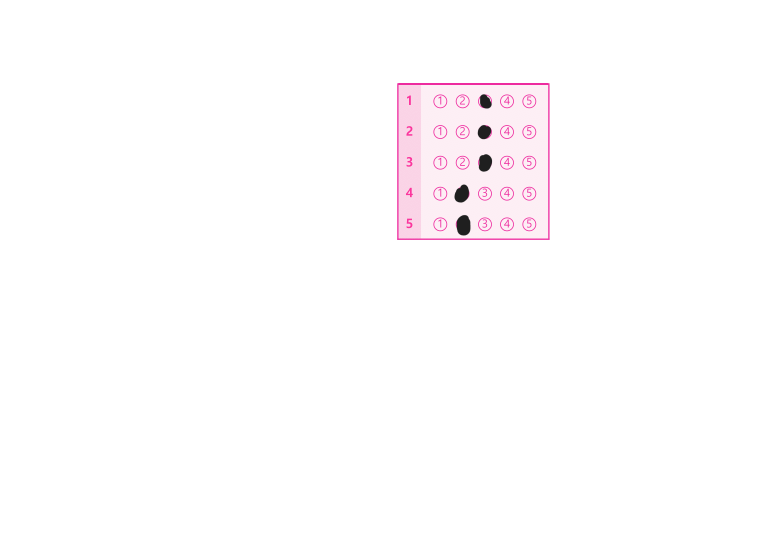
#> input picture imageProcessing/test/images/mini2.png, 2339 x 1654 px (shown at 1/3 size)
$ python -i omr_grader.py   (imports and definitions only)
#> lines starting #> are read from the running program, lines starting #| are printed output that depends on the picture; after the words box and inside, x2 and y2 are one past the last pixel; in counts of white or black regions, pixels touching at a corner belong together
import cv2
import numpy as np
import omr_cutter1 as cf


def grader(img):

    gray = img
    thresh = 255-img
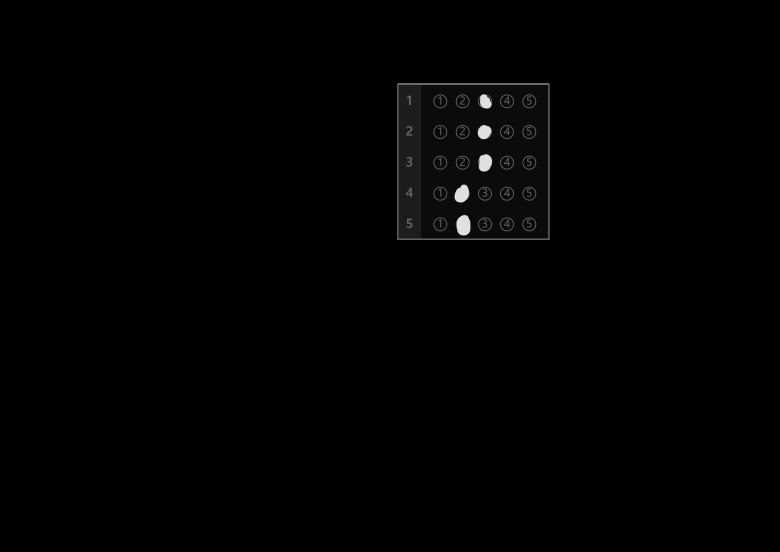
#> thresh: shape (1654, 2339) (shown at 1/3 size); min 0, max 227, mean 1.6

    # 윤곽선 찾기
    contours, hierarchy = cv2.findContours(
        thresh, cv2.RETR_EXTERNAL, cv2.CHAIN_APPROX_SIMPLE)
#> contours = 1 item
    contour_idx_list = list(range(len(contours)))
#> contour_idx_list = [0]
    sorted_contours = [contours[i] for i in sorted(
        contour_idx_list, key=lambda x: cv2.boundingRect(contours[x])[0])]
#> sorted_contours = 1 item

    boxes = []
    for cnt in sorted_contours:
        area = cv2.contourArea(cnt)
        # print(area)
        if 200 > area > 70:
            x, y, w, h = cv2.boundingRect(cnt)
            boxes.append((x, y, w, h))
#> this loop made 1 pass
#> area on pass 1: 214789.5
#> after the loop, boxes = []

    boxes = sorted(boxes, key=lambda coord: coord[1])
    newBoxes = sorted(boxes, key=lambda coord: coord[0])
#> newBoxes = []

    results = []
    for j in range(len(newBoxes)):
        x, y, w, h = newBoxes[j]
        roi = gray[y:y+h, x:x+w]
        total_pixels = roi.shape[0] * roi.shape[1]
        black_pixels = total_pixels - cv2.countNonZero(roi)
        if black_pixels > total_pixels/2:
            results.append(j+1)
#> this loop made 0 passes
#> after the loop, results = []

    return results

>>> import cv2
>>> picture = cv2.imread('images/mini2.png', cv2.IMREAD_GRAYSCALE)
>>> result = grader(picture)
#> result = []

$ run again, on imageProcessing/test/images/mini33.png
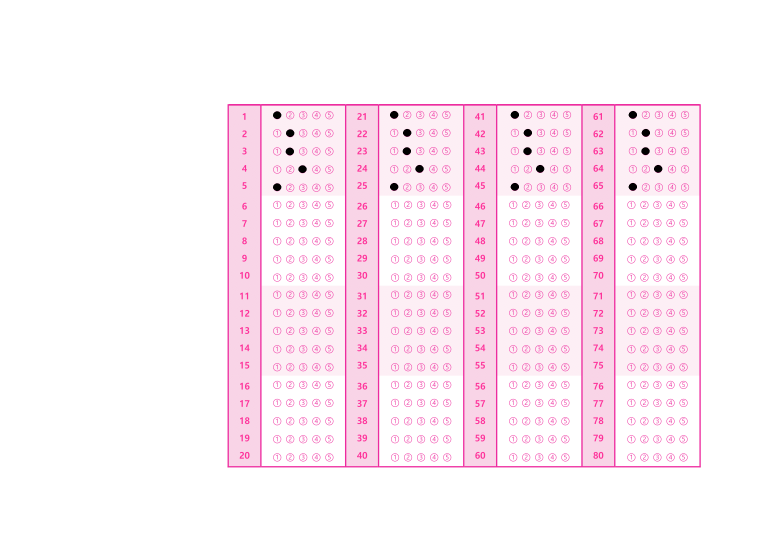
#> input picture imageProcessing/test/images/mini33.png, 2339 x 1654 px (shown at 1/3 size)
#> `picture = cv2.imread('images/mini2.png', cv2.IMREAD_GRAYSCALE)`:
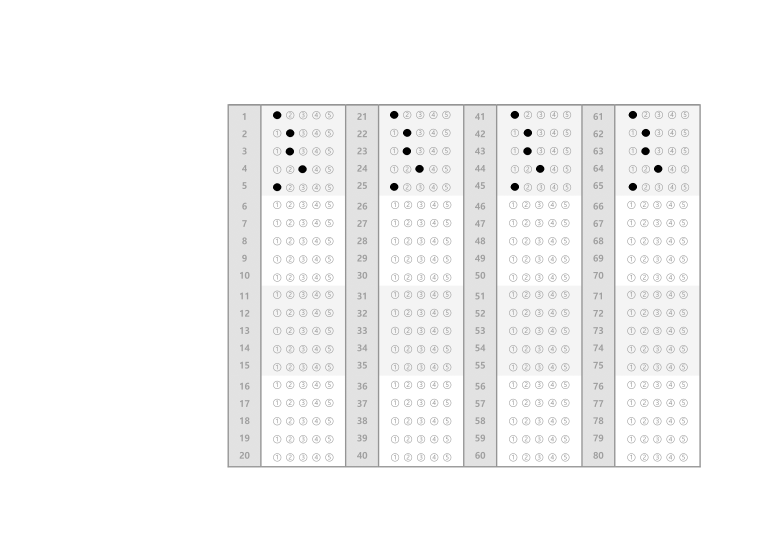
#> picture: shape (1654, 2339) (shown at 1/3 size); min 0, max 255, mean 246.5
#> in grader, `thresh = 255-img`:
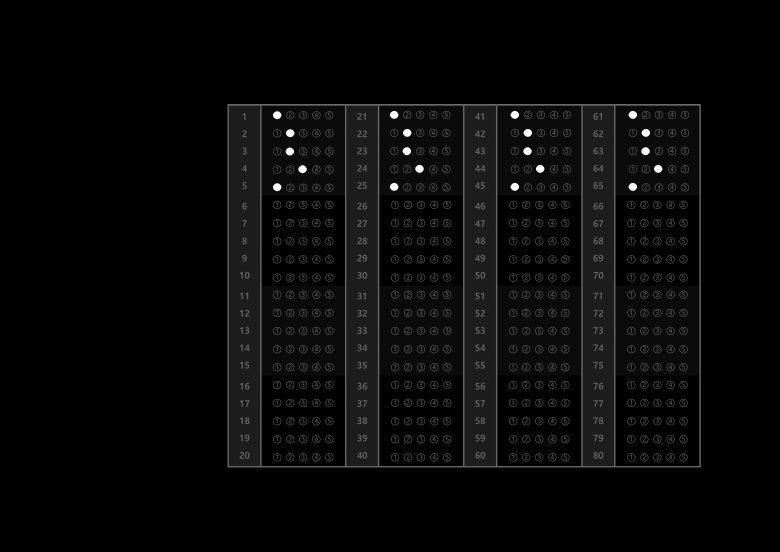
#> thresh: shape (1654, 2339) (shown at 1/3 size); min 0, max 255, mean 8.5
#> contours = 2 contours, 1 with area under 20; largest, box (x1, y1, x2, y2) and area: (682, 312, 2103, 1403) 1547800
#> contour_idx_list = [0, 1]
#> sorted_contours has the same summary as contours
#> the loop in grader, `for cnt in sorted_contours:` made 2 passes
#> (cnt, area) on pass 1: ([[682, 312], [682, 1402], [2102, 1402], [2102, 312]], 1547800)
#> after the loop in grader, `for cnt in sorted_contours:`: boxes = []

$ run again, on imageProcessing/test/images/mini55.png
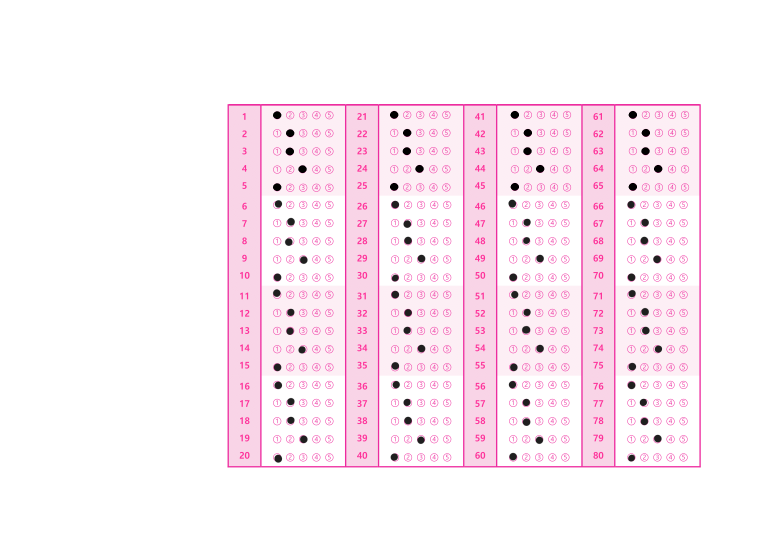
#> input picture imageProcessing/test/images/mini55.png, 2339 x 1654 px (shown at 1/3 size)
#> `picture = cv2.imread('images/mini2.png', cv2.IMREAD_GRAYSCALE)`:
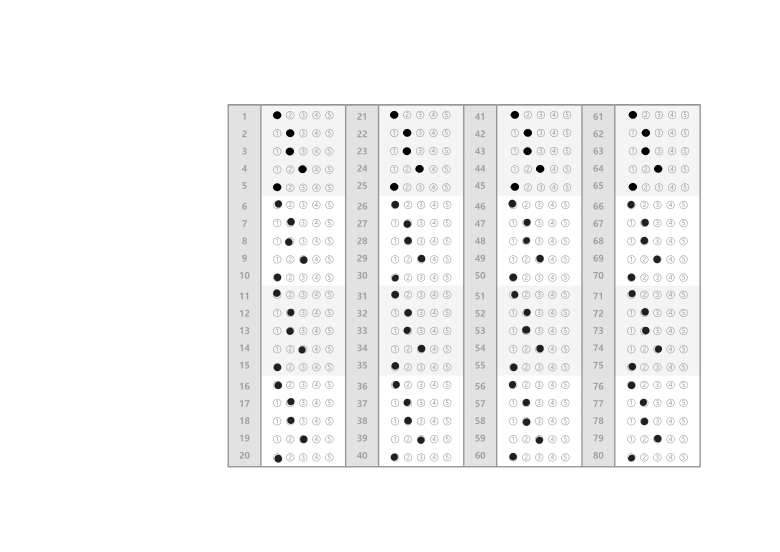
#> picture: shape (1654, 2339) (shown at 1/3 size); min 0, max 255, mean 245.3
#> in grader, `thresh = 255-img`:
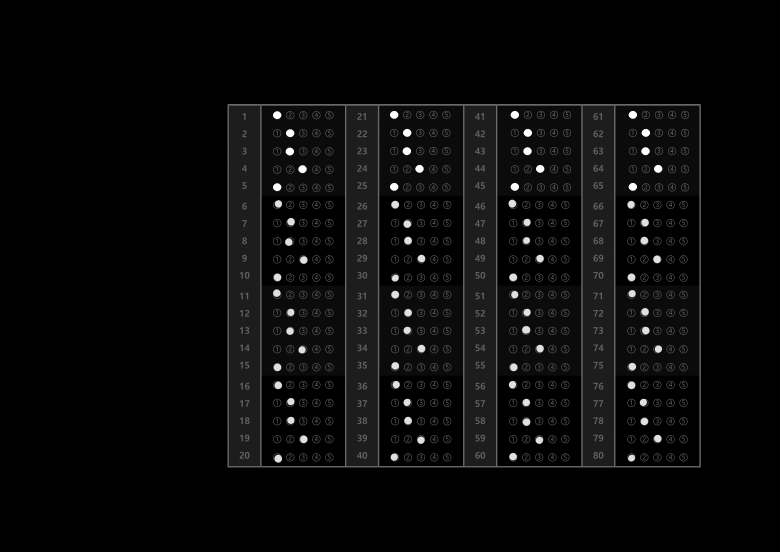
#> thresh: shape (1654, 2339) (shown at 1/3 size); min 0, max 255, mean 9.7
#> contours = 2 contours, 1 with area under 20; largest, box (x1, y1, x2, y2) and area: (682, 312, 2103, 1403) 1547800
#> contour_idx_list = [0, 1]
#> sorted_contours has the same summary as contours
#> the loop in grader, `for cnt in sorted_contours:` made 2 passes
#> (cnt, area) on pass 1: ([[682, 312], [682, 1402], [2102, 1402], [2102, 312]], 1547800)
#> after the loop in grader, `for cnt in sorted_contours:`: boxes = []
